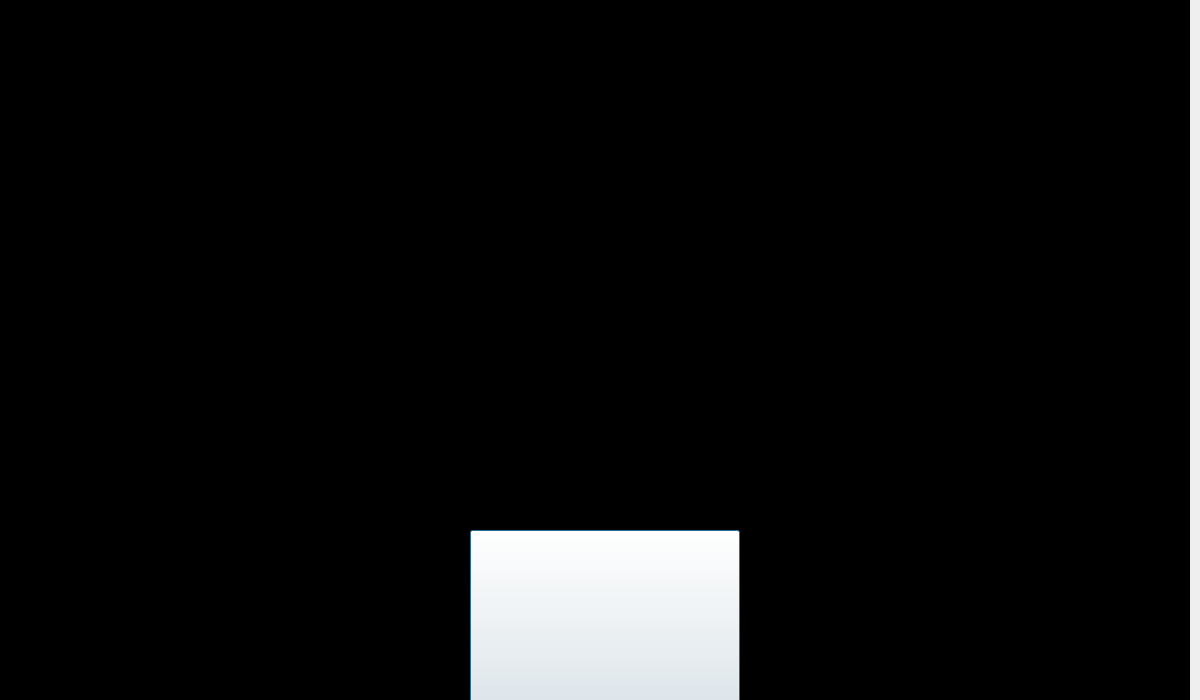
<?xml version="1.0" encoding="UTF-8"?>
<ui version="4.0">
 <class>StartScreen</class>
 <widget class="QDialog" name="StartScreen">
  <property name="geometry">
   <rect>
    <x>0</x>
    <y>0</y>
    <width>1200</width>
    <height>700</height>
   </rect>
  </property>
  <property name="windowTitle">
   <string>Dialog</string>
  </property>
  <widget class="QLabel" name="startScreenTexture">
   <property name="geometry">
    <rect>
     <x>-10</x>
     <y>0</y>
     <width>1200</width>
     <height>720</height>
    </rect>
   </property>
   <property name="styleSheet">
    <string notr="true">background-color: rgb(0, 0, 0);</string>
   </property>
   <property name="text">
    <string/>
   </property>
   <property name="pixmap">
    <pixmap>../textures/startscreen.png</pixmap>
   </property>
   <property name="scaledContents">
    <bool>true</bool>
   </property>
  </widget>
  <widget class="QPushButton" name="btnNewGame">
   <property name="geometry">
    <rect>
     <x>470</x>
     <y>530</y>
     <width>270</width>
     <height>200</height>
    </rect>
   </property>
   <property name="text">
    <string/>
   </property>
   <property name="icon">
    <iconset>
     <normaloff>../textures/new_game_button.png</normaloff>../textures/new_game_button.png</iconset>
   </property>
   <property name="iconSize">
    <size>
     <width>270</width>
     <height>200</height>
    </size>
   </property>
  </widget>
 </widget>
 <resources/>
 <connections/>
</ui>
